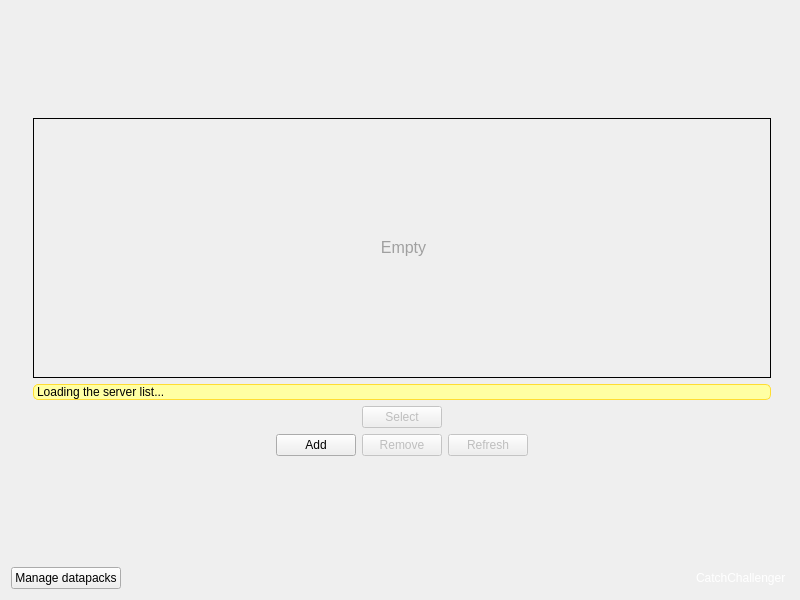
<?xml version="1.0" encoding="UTF-8"?>
<ui version="4.0">
 <class>MainWindow</class>
 <widget class="QMainWindow" name="MainWindow">
  <property name="geometry">
   <rect>
    <x>0</x>
    <y>0</y>
    <width>800</width>
    <height>600</height>
   </rect>
  </property>
  <property name="minimumSize">
   <size>
    <width>800</width>
    <height>600</height>
   </size>
  </property>
  <property name="maximumSize">
   <size>
    <width>800</width>
    <height>600</height>
   </size>
  </property>
  <property name="windowTitle">
   <string>CatchChallenger</string>
  </property>
  <property name="windowIcon">
   <iconset resource="../base/resources/client-resources.qrc">
    <normaloff>:/images/catchchallenger.png</normaloff>:/images/catchchallenger.png</iconset>
  </property>
  <widget class="QWidget" name="centralWidget">
   <layout class="QHBoxLayout" name="horizontalLayout">
    <property name="spacing">
     <number>0</number>
    </property>
    <property name="margin">
     <number>0</number>
    </property>
    <item>
     <widget class="QStackedWidget" name="stackedWidget">
      <property name="styleSheet">
       <string notr="true">#datapack{background-image: url(:/images/background.png);}</string>
      </property>
      <property name="currentIndex">
       <number>0</number>
      </property>
      <widget class="QWidget" name="page">
       <property name="styleSheet">
        <string notr="true">#page{background-image: url(:/images/background.png);}</string>
       </property>
       <layout class="QVBoxLayout" name="verticalLayout_3">
        <item>
         <spacer name="verticalSpacer_login_2">
          <property name="orientation">
           <enum>Qt::Vertical</enum>
          </property>
          <property name="sizeHint" stdset="0">
           <size>
            <width>20</width>
            <height>197</height>
           </size>
          </property>
         </spacer>
        </item>
        <item>
         <layout class="QHBoxLayout" name="horizontalLayout_14">
          <item>
           <spacer name="horizontalSpacer_22">
            <property name="orientation">
             <enum>Qt::Horizontal</enum>
            </property>
            <property name="sizeHint" stdset="0">
             <size>
              <width>40</width>
              <height>20</height>
             </size>
            </property>
           </spacer>
          </item>
          <item>
           <widget class="QFrame" name="frame_border_server">
            <property name="minimumSize">
             <size>
              <width>777</width>
              <height>379</height>
             </size>
            </property>
            <property name="maximumSize">
             <size>
              <width>777</width>
              <height>379</height>
             </size>
            </property>
            <property name="styleSheet">
             <string notr="true">#frame_border_server{background-image: url(:/images/savegame-select.png);}</string>
            </property>
            <layout class="QHBoxLayout" name="horizontalLayout_11">
             <item>
              <spacer name="horizontalSpacer_16">
               <property name="orientation">
                <enum>Qt::Horizontal</enum>
               </property>
               <property name="sizeHint" stdset="0">
                <size>
                 <width>40</width>
                 <height>20</height>
                </size>
               </property>
              </spacer>
             </item>
             <item>
              <widget class="QFrame" name="frame_server">
               <property name="minimumSize">
                <size>
                 <width>760</width>
                 <height>360</height>
                </size>
               </property>
               <property name="maximumSize">
                <size>
                 <width>760</width>
                 <height>360</height>
                </size>
               </property>
               <layout class="QVBoxLayout" name="verticalLayout_11">
                <item>
                 <widget class="QScrollArea" name="scrollArea_3">
                  <property name="styleSheet">
                   <string notr="true">QScrollArea {
	background-image: url(:/images/light-white.png);
border: 1px solid #000;
}
QLabel { padding:2px; }</string>
                  </property>
                  <property name="widgetResizable">
                   <bool>true</bool>
                  </property>
                  <widget class="QWidget" name="scrollAreaWidgetContentsServer">
                   <property name="geometry">
                    <rect>
                     <x>0</x>
                     <y>0</y>
                     <width>750</width>
                     <height>272</height>
                    </rect>
                   </property>
                   <layout class="QVBoxLayout" name="verticalLayout_12">
                    <item>
                     <widget class="QWidget" name="widget_3" native="true">
                      <layout class="QVBoxLayout" name="verticalLayout_13">
                       <item>
                        <widget class="QLabel" name="serverEmpty">
                         <property name="text">
                          <string>&lt;html&gt;&lt;head/&gt;&lt;body&gt;&lt;p align=&quot;center&quot;&gt;&lt;span style=&quot; font-size:12pt; color:#a0a0a0;&quot;&gt;Empty&lt;/span&gt;&lt;/p&gt;&lt;/body&gt;&lt;/html&gt;</string>
                         </property>
                         <property name="textFormat">
                          <enum>Qt::RichText</enum>
                         </property>
                        </widget>
                       </item>
                      </layout>
                     </widget>
                    </item>
                   </layout>
                  </widget>
                 </widget>
                </item>
                <item>
                 <widget class="QLabel" name="warning">
                  <property name="styleSheet">
                   <string notr="true">background-color: rgb(255, 255, 163);
border: 1px solid rgb(255, 221, 50);
border-radius:5px;</string>
                  </property>
                  <property name="text">
                   <string>Loading the server list...</string>
                  </property>
                 </widget>
                </item>
                <item>
                 <layout class="QHBoxLayout" name="horizontalLayout_12">
                  <item>
                   <spacer name="horizontalSpacer_17">
                    <property name="orientation">
                     <enum>Qt::Horizontal</enum>
                    </property>
                    <property name="sizeHint" stdset="0">
                     <size>
                      <width>40</width>
                      <height>20</height>
                     </size>
                    </property>
                   </spacer>
                  </item>
                  <item>
                   <widget class="QPushButton" name="server_select">
                    <property name="enabled">
                     <bool>false</bool>
                    </property>
                    <property name="text">
                     <string>Select</string>
                    </property>
                   </widget>
                  </item>
                  <item>
                   <spacer name="horizontalSpacer_18">
                    <property name="orientation">
                     <enum>Qt::Horizontal</enum>
                    </property>
                    <property name="sizeHint" stdset="0">
                     <size>
                      <width>40</width>
                      <height>20</height>
                     </size>
                    </property>
                   </spacer>
                  </item>
                 </layout>
                </item>
                <item>
                 <layout class="QHBoxLayout" name="horizontalLayout_13">
                  <item>
                   <spacer name="horizontalSpacer_19">
                    <property name="orientation">
                     <enum>Qt::Horizontal</enum>
                    </property>
                    <property name="sizeHint" stdset="0">
                     <size>
                      <width>40</width>
                      <height>20</height>
                     </size>
                    </property>
                   </spacer>
                  </item>
                  <item>
                   <widget class="QPushButton" name="server_add">
                    <property name="text">
                     <string>Add</string>
                    </property>
                   </widget>
                  </item>
                  <item>
                   <widget class="QPushButton" name="server_remove">
                    <property name="enabled">
                     <bool>false</bool>
                    </property>
                    <property name="text">
                     <string>Remove</string>
                    </property>
                   </widget>
                  </item>
                  <item>
                   <widget class="QPushButton" name="server_refresh">
                    <property name="enabled">
                     <bool>false</bool>
                    </property>
                    <property name="text">
                     <string>Refresh</string>
                    </property>
                   </widget>
                  </item>
                  <item>
                   <spacer name="horizontalSpacer_20">
                    <property name="orientation">
                     <enum>Qt::Horizontal</enum>
                    </property>
                    <property name="sizeHint" stdset="0">
                     <size>
                      <width>40</width>
                      <height>20</height>
                     </size>
                    </property>
                   </spacer>
                  </item>
                 </layout>
                </item>
               </layout>
              </widget>
             </item>
             <item>
              <spacer name="horizontalSpacer_21">
               <property name="orientation">
                <enum>Qt::Horizontal</enum>
               </property>
               <property name="sizeHint" stdset="0">
                <size>
                 <width>40</width>
                 <height>20</height>
                </size>
               </property>
              </spacer>
             </item>
            </layout>
           </widget>
          </item>
          <item>
           <spacer name="horizontalSpacer_23">
            <property name="orientation">
             <enum>Qt::Horizontal</enum>
            </property>
            <property name="sizeHint" stdset="0">
             <size>
              <width>40</width>
              <height>20</height>
             </size>
            </property>
           </spacer>
          </item>
         </layout>
        </item>
        <item>
         <spacer name="verticalSpacer_login_3">
          <property name="orientation">
           <enum>Qt::Vertical</enum>
          </property>
          <property name="sizeHint" stdset="0">
           <size>
            <width>20</width>
            <height>197</height>
           </size>
          </property>
         </spacer>
        </item>
        <item>
         <layout class="QHBoxLayout" name="horizontalLayout_3">
          <item>
           <widget class="QPushButton" name="manageDatapack">
            <property name="text">
             <string>Manage datapacks</string>
            </property>
           </widget>
          </item>
          <item>
           <spacer name="horizontalSpacer_2">
            <property name="orientation">
             <enum>Qt::Horizontal</enum>
            </property>
            <property name="sizeHint" stdset="0">
             <size>
              <width>40</width>
              <height>20</height>
             </size>
            </property>
           </spacer>
          </item>
          <item>
           <widget class="QLabel" name="label_catchchallenger_link">
            <property name="text">
             <string>&lt;a href=&quot;http://catchchallenger.first-world.info/&quot;&gt;&lt;span style=&quot;color:#FFF;text-decoration:none;&quot;&gt;CatchChallenger&lt;/span&gt;&lt;/a&gt; &lt;!-- (Don't remove please) --&gt;</string>
            </property>
            <property name="openExternalLinks">
             <bool>true</bool>
            </property>
           </widget>
          </item>
         </layout>
        </item>
       </layout>
      </widget>
      <widget class="QWidget" name="datapack">
       <layout class="QVBoxLayout" name="verticalLayout_2">
        <item>
         <spacer name="verticalSpacer_2">
          <property name="orientation">
           <enum>Qt::Vertical</enum>
          </property>
          <property name="sizeHint" stdset="0">
           <size>
            <width>20</width>
            <height>100</height>
           </size>
          </property>
         </spacer>
        </item>
        <item>
         <widget class="QFrame" name="frame_border_datapack">
          <property name="minimumSize">
           <size>
            <width>777</width>
            <height>379</height>
           </size>
          </property>
          <property name="maximumSize">
           <size>
            <width>777</width>
            <height>379</height>
           </size>
          </property>
          <property name="styleSheet">
           <string notr="true">#frame_border_datapack{background-image: url(:/images/savegame-select.png);}</string>
          </property>
          <layout class="QHBoxLayout" name="horizontalLayout_4">
           <item>
            <spacer name="horizontalSpacer_3">
             <property name="orientation">
              <enum>Qt::Horizontal</enum>
             </property>
             <property name="sizeHint" stdset="0">
              <size>
               <width>40</width>
               <height>20</height>
              </size>
             </property>
            </spacer>
           </item>
           <item>
            <widget class="QFrame" name="frame_datapack">
             <property name="minimumSize">
              <size>
               <width>760</width>
               <height>360</height>
              </size>
             </property>
             <property name="maximumSize">
              <size>
               <width>760</width>
               <height>360</height>
              </size>
             </property>
             <layout class="QVBoxLayout" name="verticalLayout_4">
              <item>
               <widget class="QScrollArea" name="scrollArea">
                <property name="styleSheet">
                 <string notr="true">QScrollArea {
	background-image: url(:/images/light-white.png);
border: 1px solid #000;
}
QLabel { padding:2px; }</string>
                </property>
                <property name="widgetResizable">
                 <bool>true</bool>
                </property>
                <widget class="QWidget" name="scrollAreaWidgetContents">
                 <property name="geometry">
                  <rect>
                   <x>0</x>
                   <y>0</y>
                   <width>94</width>
                   <height>39</height>
                  </rect>
                 </property>
                 <layout class="QVBoxLayout" name="verticalLayout_6">
                  <item>
                   <widget class="QWidget" name="widget" native="true">
                    <layout class="QVBoxLayout" name="verticalLayout_5">
                     <item>
                      <widget class="QLabel" name="datapackEmpty">
                       <property name="text">
                        <string>&lt;html&gt;&lt;head/&gt;&lt;body&gt;&lt;p align=&quot;center&quot;&gt;&lt;span style=&quot; font-size:12pt; color:#a0a0a0;&quot;&gt;Empty&lt;/span&gt;&lt;/p&gt;&lt;/body&gt;&lt;/html&gt;</string>
                       </property>
                       <property name="textFormat">
                        <enum>Qt::RichText</enum>
                       </property>
                      </widget>
                     </item>
                    </layout>
                   </widget>
                  </item>
                 </layout>
                </widget>
               </widget>
              </item>
              <item>
               <layout class="QHBoxLayout" name="horizontalLayout_5">
                <item>
                 <spacer name="horizontalSpacer_5">
                  <property name="orientation">
                   <enum>Qt::Horizontal</enum>
                  </property>
                  <property name="sizeHint" stdset="0">
                   <size>
                    <width>40</width>
                    <height>20</height>
                   </size>
                  </property>
                 </spacer>
                </item>
                <item>
                 <widget class="QPushButton" name="deleteDatapack">
                  <property name="enabled">
                   <bool>false</bool>
                  </property>
                  <property name="text">
                   <string>Delete</string>
                  </property>
                 </widget>
                </item>
                <item>
                 <spacer name="horizontalSpacer_6">
                  <property name="orientation">
                   <enum>Qt::Horizontal</enum>
                  </property>
                  <property name="sizeHint" stdset="0">
                   <size>
                    <width>40</width>
                    <height>20</height>
                   </size>
                  </property>
                 </spacer>
                </item>
               </layout>
              </item>
              <item>
               <layout class="QHBoxLayout" name="horizontalLayout_7">
                <item>
                 <spacer name="horizontalSpacer_7">
                  <property name="orientation">
                   <enum>Qt::Horizontal</enum>
                  </property>
                  <property name="sizeHint" stdset="0">
                   <size>
                    <width>40</width>
                    <height>20</height>
                   </size>
                  </property>
                 </spacer>
                </item>
                <item>
                 <widget class="QPushButton" name="backDatapack">
                  <property name="text">
                   <string>Back</string>
                  </property>
                 </widget>
                </item>
                <item>
                 <spacer name="horizontalSpacer_8">
                  <property name="orientation">
                   <enum>Qt::Horizontal</enum>
                  </property>
                  <property name="sizeHint" stdset="0">
                   <size>
                    <width>40</width>
                    <height>20</height>
                   </size>
                  </property>
                 </spacer>
                </item>
               </layout>
              </item>
             </layout>
            </widget>
           </item>
           <item>
            <spacer name="horizontalSpacer_4">
             <property name="orientation">
              <enum>Qt::Horizontal</enum>
             </property>
             <property name="sizeHint" stdset="0">
              <size>
               <width>40</width>
               <height>20</height>
              </size>
             </property>
            </spacer>
           </item>
          </layout>
         </widget>
        </item>
        <item>
         <spacer name="verticalSpacer">
          <property name="orientation">
           <enum>Qt::Vertical</enum>
          </property>
          <property name="sizeHint" stdset="0">
           <size>
            <width>20</width>
            <height>99</height>
           </size>
          </property>
         </spacer>
        </item>
       </layout>
      </widget>
      <widget class="QWidget" name="login">
       <property name="styleSheet">
        <string notr="true">#login{background-image: url(:/images/background.png);}</string>
       </property>
       <layout class="QVBoxLayout" name="verticalLayout_7">
        <item>
         <spacer name="verticalSpacer_3">
          <property name="orientation">
           <enum>Qt::Vertical</enum>
          </property>
          <property name="sizeHint" stdset="0">
           <size>
            <width>20</width>
            <height>192</height>
           </size>
          </property>
         </spacer>
        </item>
        <item>
         <layout class="QHBoxLayout" name="horizontalLayout_2">
          <item>
           <spacer name="horizontalSpacer">
            <property name="orientation">
             <enum>Qt::Horizontal</enum>
            </property>
            <property name="sizeHint" stdset="0">
             <size>
              <width>40</width>
              <height>20</height>
             </size>
            </property>
           </spacer>
          </item>
          <item>
           <widget class="QFrame" name="frame_login_2">
            <property name="minimumSize">
             <size>
              <width>431</width>
              <height>191</height>
             </size>
            </property>
            <property name="maximumSize">
             <size>
              <width>431</width>
              <height>191</height>
             </size>
            </property>
            <property name="styleSheet">
             <string notr="true">#frame_login_2{background-image: url(:/images/background-dialog.png);}</string>
            </property>
            <layout class="QHBoxLayout" name="horizontalLayout_6">
             <property name="spacing">
              <number>0</number>
             </property>
             <property name="margin">
              <number>0</number>
             </property>
             <item>
              <widget class="QFrame" name="frame_login">
               <property name="minimumSize">
                <size>
                 <width>411</width>
                 <height>161</height>
                </size>
               </property>
               <property name="maximumSize">
                <size>
                 <width>411</width>
                 <height>161</height>
                </size>
               </property>
               <property name="frameShape">
                <enum>QFrame::NoFrame</enum>
               </property>
               <property name="frameShadow">
                <enum>QFrame::Raised</enum>
               </property>
               <layout class="QVBoxLayout" name="verticalLayout">
                <item>
                 <layout class="QHBoxLayout" name="horizontalLayout_login_2">
                  <item>
                   <widget class="QLabel" name="label_login_login">
                    <property name="text">
                     <string>Login</string>
                    </property>
                   </widget>
                  </item>
                  <item>
                   <spacer name="horizontalSpacer_login_7">
                    <property name="orientation">
                     <enum>Qt::Horizontal</enum>
                    </property>
                    <property name="sizeHint" stdset="0">
                     <size>
                      <width>40</width>
                      <height>20</height>
                     </size>
                    </property>
                   </spacer>
                  </item>
                  <item>
                   <widget class="QLineEdit" name="lineEditLogin">
                    <property name="minimumSize">
                     <size>
                      <width>180</width>
                      <height>0</height>
                     </size>
                    </property>
                    <property name="maximumSize">
                     <size>
                      <width>180</width>
                      <height>16777215</height>
                     </size>
                    </property>
                    <property name="styleSheet">
                     <string notr="true">background-image: url(:/images/light-white.png);
border-image: url(:/images/empty.png);</string>
                    </property>
                   </widget>
                  </item>
                 </layout>
                </item>
                <item>
                 <layout class="QHBoxLayout" name="horizontalLayout_login_3">
                  <item>
                   <widget class="QLabel" name="label_login_pass">
                    <property name="text">
                     <string>Password:</string>
                    </property>
                   </widget>
                  </item>
                  <item>
                   <spacer name="horizontalSpacer_login_2">
                    <property name="orientation">
                     <enum>Qt::Horizontal</enum>
                    </property>
                    <property name="sizeHint" stdset="0">
                     <size>
                      <width>40</width>
                      <height>20</height>
                     </size>
                    </property>
                   </spacer>
                  </item>
                  <item>
                   <widget class="QLineEdit" name="lineEditPass">
                    <property name="minimumSize">
                     <size>
                      <width>180</width>
                      <height>0</height>
                     </size>
                    </property>
                    <property name="maximumSize">
                     <size>
                      <width>180</width>
                      <height>16777215</height>
                     </size>
                    </property>
                    <property name="styleSheet">
                     <string notr="true">background-image: url(:/images/light-white.png);
border-image: url(:/images/empty.png);</string>
                    </property>
                    <property name="echoMode">
                     <enum>QLineEdit::Password</enum>
                    </property>
                   </widget>
                  </item>
                 </layout>
                </item>
                <item>
                 <widget class="QCheckBox" name="checkBoxRememberPassword">
                  <property name="text">
                   <string>Remember the password</string>
                  </property>
                 </widget>
                </item>
                <item>
                 <spacer name="verticalSpacer_login">
                  <property name="orientation">
                   <enum>Qt::Vertical</enum>
                  </property>
                  <property name="sizeHint" stdset="0">
                   <size>
                    <width>20</width>
                    <height>72</height>
                   </size>
                  </property>
                 </spacer>
                </item>
                <item>
                 <layout class="QHBoxLayout" name="horizontalLayout_login_4">
                  <item>
                   <spacer name="horizontalSpacer_login_3">
                    <property name="orientation">
                     <enum>Qt::Horizontal</enum>
                    </property>
                    <property name="sizeHint" stdset="0">
                     <size>
                      <width>40</width>
                      <height>20</height>
                     </size>
                    </property>
                   </spacer>
                  </item>
                  <item>
                   <widget class="QPushButton" name="pushButtonTryLogin">
                    <property name="text">
                     <string> Ok </string>
                    </property>
                   </widget>
                  </item>
                  <item>
                   <widget class="QPushButton" name="login_cancel">
                    <property name="text">
                     <string>Cancel</string>
                    </property>
                   </widget>
                  </item>
                  <item>
                   <spacer name="horizontalSpacer_login_5">
                    <property name="orientation">
                     <enum>Qt::Horizontal</enum>
                    </property>
                    <property name="sizeHint" stdset="0">
                     <size>
                      <width>40</width>
                      <height>20</height>
                     </size>
                    </property>
                   </spacer>
                  </item>
                 </layout>
                </item>
               </layout>
              </widget>
             </item>
            </layout>
           </widget>
          </item>
          <item>
           <spacer name="horizontalSpacer_9">
            <property name="orientation">
             <enum>Qt::Horizontal</enum>
            </property>
            <property name="sizeHint" stdset="0">
             <size>
              <width>40</width>
              <height>20</height>
             </size>
            </property>
           </spacer>
          </item>
         </layout>
        </item>
        <item>
         <spacer name="verticalSpacer_4">
          <property name="orientation">
           <enum>Qt::Vertical</enum>
          </property>
          <property name="sizeHint" stdset="0">
           <size>
            <width>20</width>
            <height>192</height>
           </size>
          </property>
         </spacer>
        </item>
       </layout>
      </widget>
     </widget>
    </item>
   </layout>
  </widget>
 </widget>
 <layoutdefault spacing="6" margin="11"/>
 <resources>
  <include location="../base/resources/client-resources.qrc"/>
 </resources>
 <connections/>
</ui>
